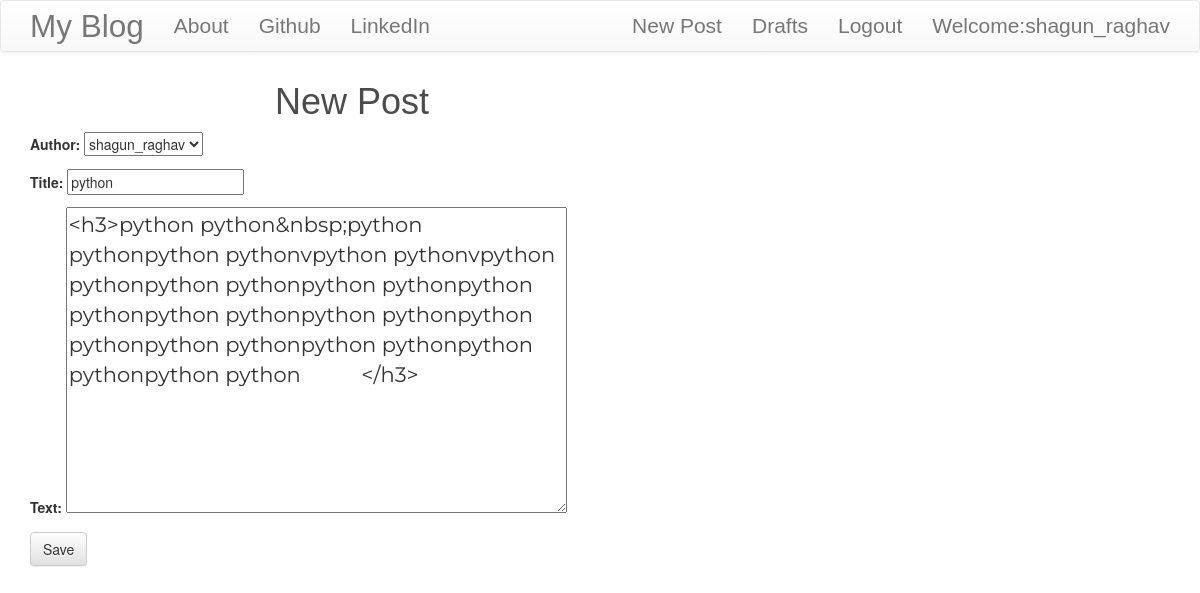
Screenshot of /post/2/edit/ (signed in) with the database file from the repository.
### blog/models.py (models this page shows, shortened)
class Post(models.Model):
	author=models.ForeignKey('auth.User',on_delete=models.CASCADE)
	title=models.CharField(max_length=200)
	text=models.TextField()
	created_date=models.DateTimeField(default=timezone.now)
	published_date=models.DateTimeField(blank=True,null=True)

### blog/views.py (the view)
# urls.py: path('post/<int:pk>/edit/',views.PostUpdateView.as_view(),name='post_edit'),
class PostUpdateView(LoginRequiredMixin,UpdateView):
	login_url='/login/'
	redirect_field_name='blog/post_detail.html'
	form_class=PostForm
	model=Post

### blog/forms.py
class PostForm(forms.ModelForm):
	class Meta():
		model=Post
		fields=('author','title','text')
		widgets={
		'title':forms.TextInput(attrs={'class':'textinputclass'}),
		'text':forms.Textarea(attrs={'class':'editable medium-editor-textarea postcontent'})
		}

### blog/templates/blog/post_form.html (shortened to what this page needs)
{% extends 'blog/base.html' %}
{% block content%}
<h1>New Post</h1>
<form class="post-form" method="POST">
	{{form.as_p}}
	<button type="submit" class="save btn btn-default ">Save</button>
</form>
{% endblock %}

### blog/templates/blog/base.html (shortened to what this page needs)
<!DOCTYPE html>
{% load static %}
<html>
<head>
<link rel="stylesheet" href="https://maxcdn.bootstrapcdn.com/bootstrap/3.3.7/css/bootstrap.min.css">
<link rel="stylesheet" href="https://maxcdn.bootstrapcdn.com/bootstrap/3.3.7/css/bootstrap-theme.min.css">
<link rel="stylesheet" href="//cdn.jsdelivr.net/npm/medium-editor@latest/dist/css/medium-editor.min.css" type="text/css" media="screen" charset="utf-8">
<link rel="stylesheet" type="text/css" href="{% static 'css/blog.css'%}">
</head>
<body class="loader">
<nav class="navbar navbar-default techfont custom-navbar">
	<div class="container">
		<ul class="nav navbar-nav">
		<li><a href="{% url 'post_list'%}" class="navbar-brand bigbrand">My Blog</a></li>
		<li><a href="{% url 'about'%}">About</a></li>
		<li><a href="https://github.com/">Github</a></li>
		<li><a href="https://in.linkedin.com/">LinkedIn</a></li>
	</ul>
	<ul class="nav navbar-nav navbar-right">
		{% if user.is_authenticated %}
			<li>
				<a href="{% url 'post_new' %}">New Post</a>
			</li>
			<li>
				<a href="{% url 'post_draft_list' %}">Drafts</a>
			</li>
			<li>
				<a href="{% url 'logout' %}">Logout</a>
			</li>
			<li>
				<a >Welcome:{{user.username}}</a>
			</li>
			{% else %}
			<li><a href="{% url 'login'%}" class="nav navbar-right">
				<spna class='glyphicon glyphicon-user'>	</a></li>
		{% endif %}
	</ul>
	</div>
		</nav>
<div class='content container'>
	<div class="row">
		<div class="col-md-8">
			<div class="blog_posts">
				{% block content%}
				{% endblock %}
			</div>
		</div>
	</div>
</div>
</body>
</html>

### blog/static/css/blog.css (style rules this page uses)
h1 { font-family: Oak,sans-serif; color: rgba(0,0,0,0.7); position:relative; top:calc(50% - 80px); left:calc(50% - 130px); }
.techfont { font-family: 'Russo One',sans-serif; font-size: 1.5em; margin-bottom: 10px; }
.bigbrand { font-size: 1.5em; }
.postcontent { font-family: 'Montserrat'; font-size: 1.5em; }
.loader { filter:hue-rotate(0deg); color:linear-gradient(45deg,#0f8,#08f); animation:hue 10000ms infinite linear; }

### rows the page displays
Post: author "shagun_raghav", title "python", text "<h3>python python&nbsp;python pythonpython pythonvpython pythonvpython pythonpython pythonpython pythonpython pythonpython pythonpython pythonpython pythonpython pythonpython pythonpython pythonpython python </h3>"

### other values shown
{{ user.username }} "shagun_raghav"
